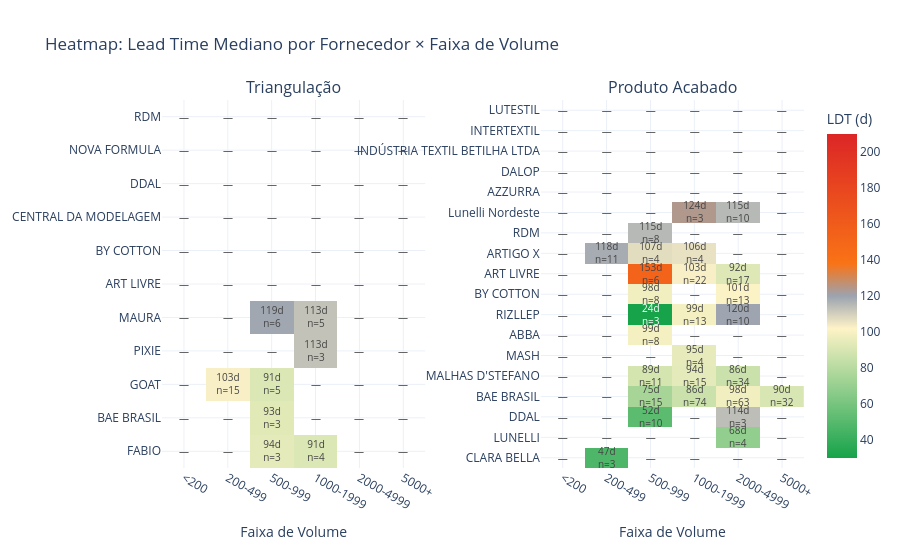

Write notebook code for a chart like this one.
### Code cell
# Célula 8.2 — Nível 2: Heatmap Fornecedor × Faixa de Volume (PA e Tri lado a lado)


def montar_heatmap(df_subset, label):
    top_forn = (
        df_subset.groupby("supplier_name")["op_code"].count()
        .nlargest(CONFIG["top_n_fornecedores_heatmap"]).index.tolist()
    )
    pivot_mediana = (
        df_subset[df_subset["supplier_name"].isin(top_forn)]
        .groupby(["supplier_name", "volume_bucket"], observed=True)["lead_time_realizado"]
        .median().unstack("volume_bucket")
        .reindex(columns=CONFIG["labels_volume"])
    )
    pivot_n = (
        df_subset[df_subset["supplier_name"].isin(top_forn)]
        .groupby(["supplier_name", "volume_bucket"], observed=True)["op_code"]
        .count().unstack("volume_bucket")
        .reindex(columns=CONFIG["labels_volume"])
    )
    # Mascarar células com n_ops < min_ops_grafico
    pivot_mediana = pivot_mediana.where(pivot_n >= CONFIG["min_ops_grafico"])
    # Ordenar por mediana geral do fornecedor (asc = melhor no topo)
    ordem = pivot_mediana.median(axis=1).sort_values(ascending=True).index
    return pivot_mediana.loc[ordem], pivot_n.loc[ordem], label


hm_tri, n_tri, _ = montar_heatmap(df_tri, "Triangulação")
hm_pa,  n_pa,  _ = montar_heatmap(df_pa,  "Produto Acabado")

fig = make_subplots(rows=1, cols=2,
                    subplot_titles=("Triangulação", "Produto Acabado"),
                    horizontal_spacing=0.18)

for idx, (hm, n_df, _) in enumerate([(hm_tri, n_tri, "Tri"), (hm_pa, n_pa, "PA")], start=1):
    texto = hm.copy().astype(object)
    for i in hm.index:
        for j in hm.columns:
            v = hm.loc[i, j]
            n_val = n_df.loc[i, j] if not pd.isna(n_df.loc[i, j]) else 0
            texto.loc[i, j] = f"{v:.0f}d<br>n={int(n_val)}" if pd.notna(v) else "—"

    fig.add_trace(go.Heatmap(
        z=hm.values, x=list(hm.columns), y=list(hm.index),
        text=texto.values, texttemplate="%{text}",
        textfont=dict(size=10),
        colorscale=[
            [0.0,  COLORS["status_ok"]],
            [0.4,  "#FEF3C7"],
            [0.5,  COLORS["target_line"]],
            [0.6,  COLORS["status_atencao"]],
            [1.0,  COLORS["status_critico"]],
        ],
        zmid=TARGET_LEAD_TIME,
        zmin=30, zmax=210,
        showscale=(idx == 2),
        colorbar=dict(title="LDT (d)", x=1.02) if idx == 2 else None,
        hovertemplate="<b>%{y}</b><br>Volume: %{x}<br>LDT: %{z:.0f}d<extra></extra>",
    ), row=1, col=idx)

fig.update_layout(
    title="Heatmap: Lead Time Mediano por Fornecedor × Faixa de Volume",
    template=TEMPLATE,
    height=max(500, 25 * max(len(hm_tri), len(hm_pa)) + 100),
)
fig.update_xaxes(title_text="Faixa de Volume")
fig.show()

### Figure 1 — Plotly figure (JSON) as saved in the notebook; plotly's stock layout.template omitted (floating-point values rounded to 4 significant figures)
{"data": [{"colorscale": [[0, "#16A34A"], [0.4, "#FEF3C7"], [0.5, "#9CA3AF"], [0.6, "#F97316"], [1, "#DC2626"]], "hovertemplate": "<b>%{y}</b><br>Volume: %{x}<br>LDT: %{z:.0f}d<extra></extra>", "showscale": false, "text": [["—", "—", "94d<br>n=3", "91d<br>n=4", "—", "—"], ["—", "—", "93d<br>n=3", "—", "—", "—"], ["—", "103d<br>n=15", "91d<br>n=5", "—", "—", "—"], ["—", "—", "—", "113d<br>n=3", "—", "—"], ["—", "—", "119d<br>n=6", "113d<br>n=5", "—", "—"], ["—", "—", "—", "—", "—", "—"], ["—", "—", "—", "—", "—", "—"], ["—", "—", "—", "—", "—", "—"], ["—", "—", "—", "—", "—", "—"], ["—", "—", "—", "—", "—", "—"], ["—", "—", "—", "—", "—", "—"]], "textfont": {"size": 10}, "texttemplate": "%{text}", "type": "heatmap", "x": ["<200", "200-499", "500-999", "1000-1999", "2000-4999", "5000+"], "xaxis": "x", "y": ["FABIO", "BAE BRASIL", "GOAT", "PIXIE", "MAURA", "ART LIVRE", "BY COTTON", "CENTRAL DA MODELAGEM", "DDAL", "NOVA FORMULA", "RDM"], "yaxis": "y", "z": [[NaN, NaN, 94.0, 91.0, NaN, NaN], [NaN, NaN, 93.0, NaN, NaN, NaN], [NaN, 103.0, 91.0, NaN, NaN, NaN], [NaN, NaN, NaN, 113.0, NaN, NaN], [NaN, NaN, 119.0, 113.0, NaN, NaN], [NaN, NaN, NaN, NaN, NaN, NaN], [NaN, NaN, NaN, NaN, NaN, NaN], [NaN, NaN, NaN, NaN, NaN, NaN], [NaN, NaN, NaN, NaN, NaN, NaN], [NaN, NaN, NaN, NaN, NaN, NaN], [NaN, NaN, NaN, NaN, NaN, NaN]], "zmax": 210, "zmid": 120, "zmin": 30}, {"colorbar": {"title": {"text": "LDT (d)"}, "x": 1.02}, "colorscale": [[0, "#16A34A"], [0.4, "#FEF3C7"], [0.5, "#9CA3AF"], [0.6, "#F97316"], [1, "#DC2626"]], "hovertemplate": "<b>%{y}</b><br>Volume: %{x}<br>LDT: %{z:.0f}d<extra></extra>", "showscale": true, "text": [["—", "47d<br>n=3", "—", "—", "—", "—"], ["—", "—", "—", "—", "68d<br>n=4", "—"], ["—", "—", "52d<br>n=10", "—", "114d<br>n=3", "—"], ["—", "—", "75d<br>n=15", "86d<br>n=74", "98d<br>n=63", "90d<br>n=32"], ["—", "—", "89d<br>n=11", "94d<br>n=15", "86d<br>n=34", "—"], ["—", "—", "—", "95d<br>n=4", "—", "—"], ["—", "—", "99d<br>n=8", "—", "—", "—"], ["—", "—", "24d<br>n=3", "99d<br>n=13", "120d<br>n=10", "—"], ["—", "—", "98d<br>n=8", "—", "101d<br>n=13", "—"], ["—", "—", "153d<br>n=6", "103d<br>n=22", "92d<br>n=17", "—"], ["—", "118d<br>n=11", "107d<br>n=4", "106d<br>n=4", "—", "—"], ["—", "—", "115d<br>n=8", "—", "—", "—"], ["—", "—", "—", "124d<br>n=3", "115d<br>n=10", "—"], ["—", "—", "—", "—", "—", "—"], ["—", "—", "—", "—", "—", "—"], ["—", "—", "—", "—", "—", "—"], ["—", "—", "—", "—", "—", "—"], ["—", "—", "—", "—", "—", "—"]], "textfont": {"size": 10}, "texttemplate": "%{text}", "type": "heatmap", "x": ["<200", "200-499", "500-999", "1000-1999", "2000-4999", "5000+"], "xaxis": "x2", "y": ["CLARA BELLA", "LUNELLI", "DDAL", "BAE BRASIL", "MALHAS D'STEFANO", "MASH", "ABBA", "RIZLLEP", "BY COTTON", "ART LIVRE", "ARTIGO X", "RDM", "Lunelli Nordeste", "AZZURRA", "DALOP", "INDÚSTRIA TEXTIL BETILHA LTDA", "INTERTEXTIL", "LUTESTIL"], "yaxis": "y2", "z": [[NaN, 47.0, NaN, NaN, NaN, NaN], [NaN, NaN, NaN, NaN, 68.5, NaN], [NaN, NaN, 51.5, NaN, 114.0, NaN], [NaN, NaN, 75.0, 86.0, 98.0, 90.0], [NaN, NaN, 89.0, 94.0, 86.0, NaN], [NaN, NaN, NaN, 95.0, NaN, NaN], [NaN, NaN, 99.0, NaN, NaN, NaN], [NaN, NaN, 24.0, 99.0, 119.5, NaN], [NaN, NaN, 98.0, NaN, 101.0, NaN], [NaN, NaN, 153.0, 103.0, 92.0, NaN], [NaN, 118.0, 107.0, 106.0, NaN, NaN], [NaN, NaN, 115.0, NaN, NaN, NaN], [NaN, NaN, NaN, 124.0, 115.0, NaN], [NaN, NaN, NaN, NaN, NaN, NaN], [NaN, NaN, NaN, NaN, NaN, NaN], [NaN, NaN, NaN, NaN, NaN, NaN], [NaN, NaN, NaN, NaN, NaN, NaN], [NaN, NaN, NaN, NaN, NaN, NaN]], "zmax": 210, "zmid": 120, "zmin": 30}], "layout": {"annotations": [{"font": {"size": 16}, "showarrow": false, "text": "Triangulação", "x": 0.205, "xanchor": "center", "xref": "paper", "y": 1, "yanchor": "bottom", "yref": "paper"}, {"font": {"size": 16}, "showarrow": false, "text": "Produto Acabado", "x": 0.795, "xanchor": "center", "xref": "paper", "y": 1, "yanchor": "bottom", "yref": "paper"}], "height": 550, "title": {"text": "Heatmap: Lead Time Mediano por Fornecedor × Faixa de Volume"}, "xaxis": {"anchor": "y", "domain": [0, 0.41], "title": {"text": "Faixa de Volume"}}, "xaxis2": {"anchor": "y2", "domain": [0.59, 1], "title": {"text": "Faixa de Volume"}}, "yaxis": {"anchor": "x", "domain": [0, 1]}, "yaxis2": {"anchor": "x2", "domain": [0, 1]}}}
